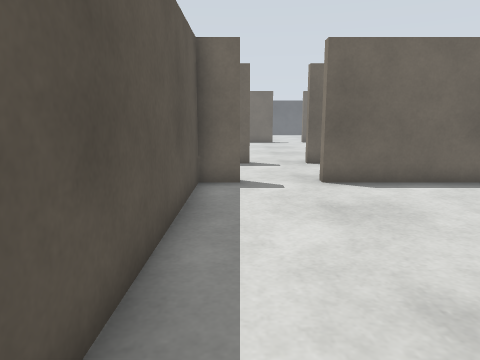
view 1 (above)

21 first-person views from a walk through a Gazebo world. The camera is 0.9 m above the floor, tilts 10° down and sees 70° across. The floor is counted in squares, 0.5 m on a side. Each view is taken from the middle of a square. On the plan, view 1 faces up. The plan holds only what a view shows up to about 17 squares ahead; the rest is blank. The place goes on beyond the plan.

view 2
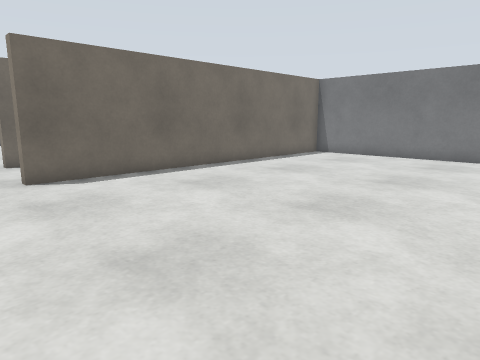

view 3
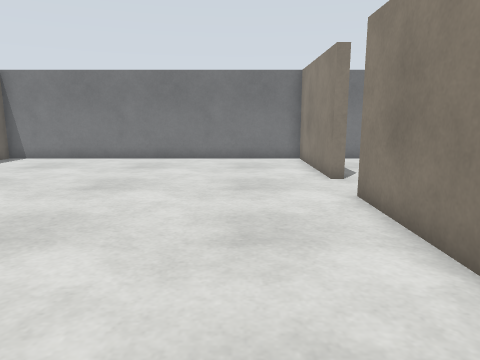

view 4
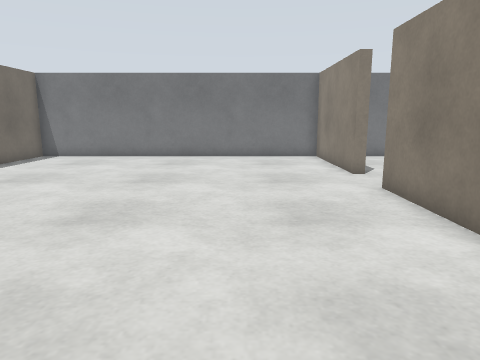

view 5
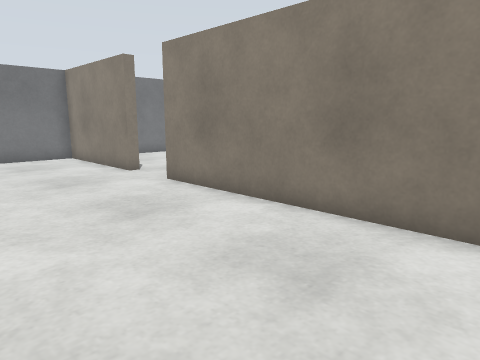

view 6
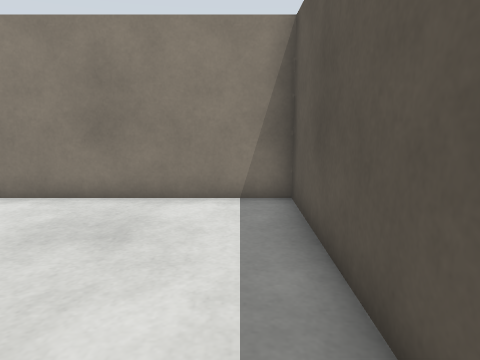

view 7
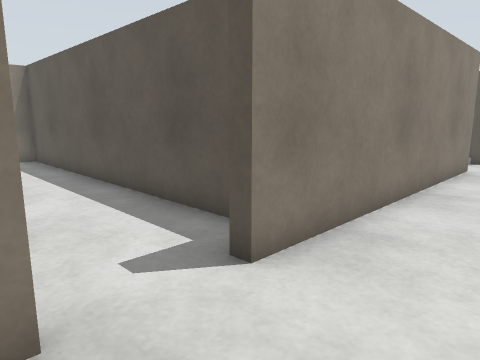

view 8
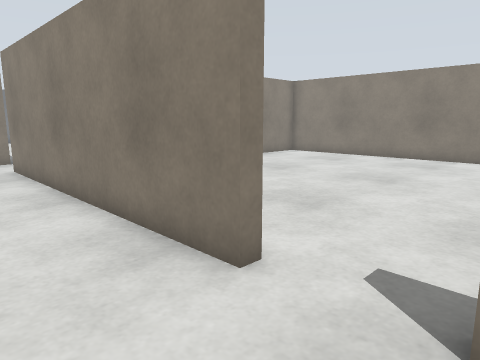

view 9
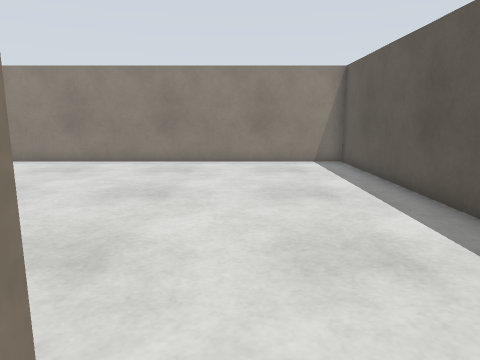

view 10
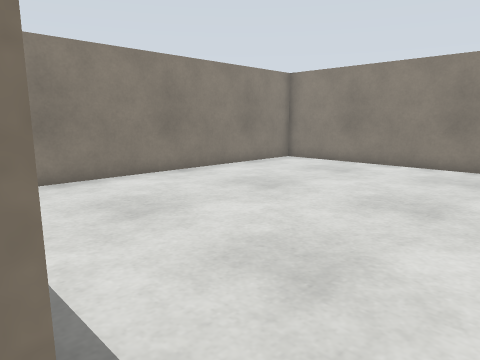

view 11
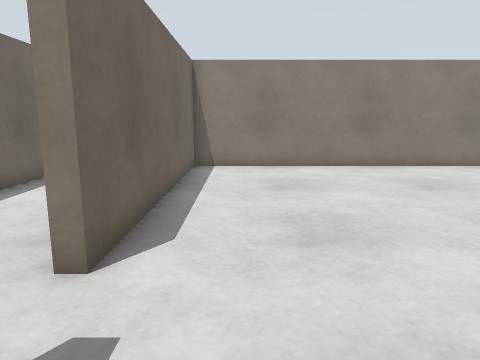

view 12
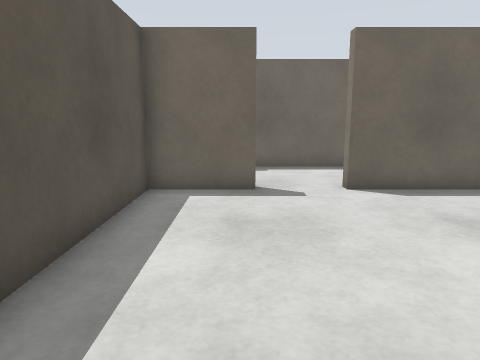

view 13
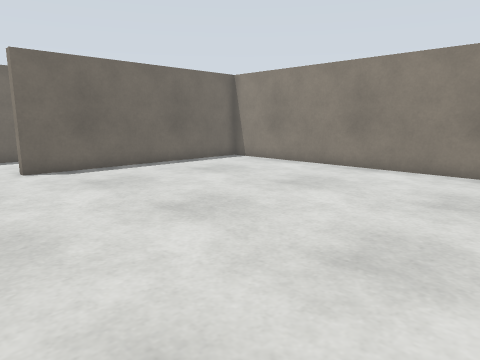

view 14
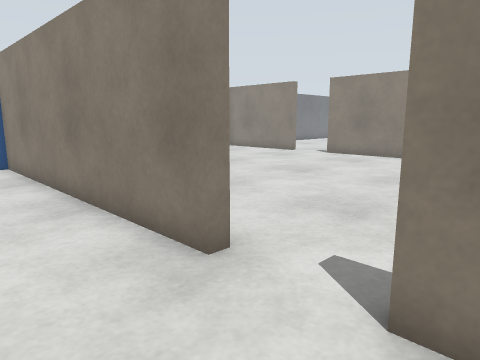

view 15
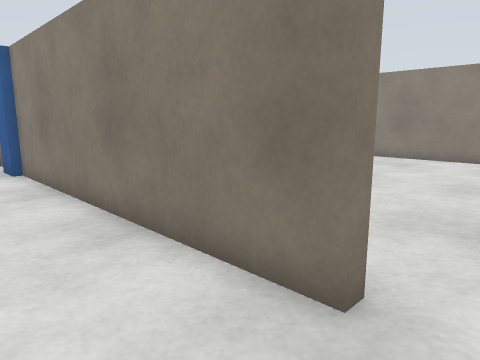

view 16
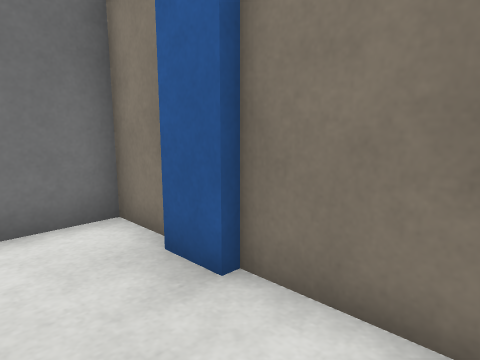

view 17
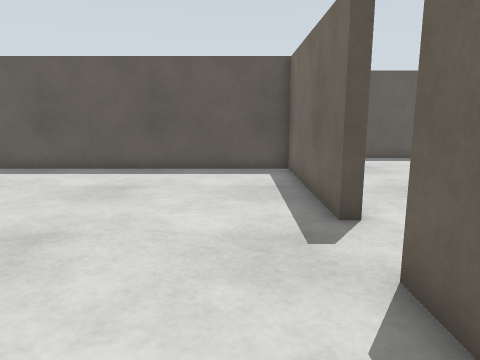

view 18
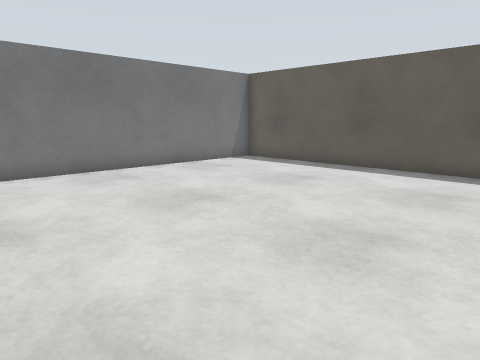

view 19
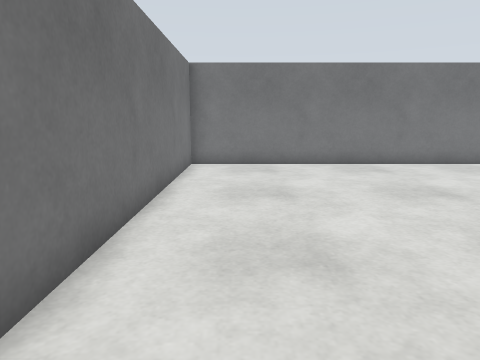

view 20
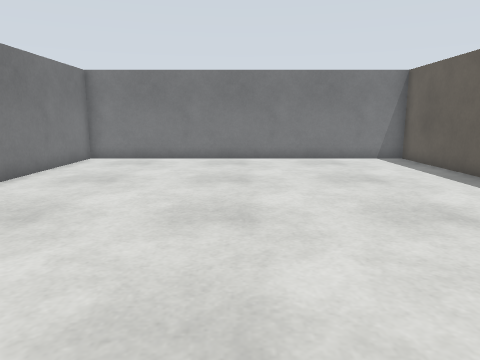

view 21
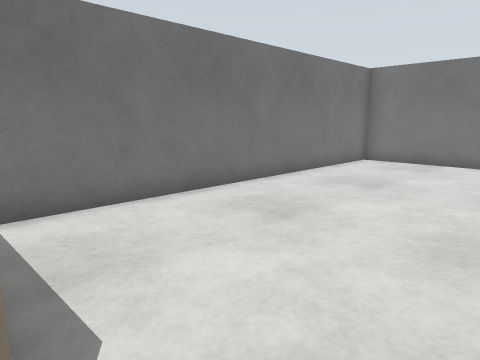

### Floor plan
Ten units are one square. View 1 is at (0, 0); x grows to the right and y downward. Boxes are objects, and circles mark ways between rooms. Rooms are numbered by the first view taken in them; rooms with no view inside come last. Other rooms are left out.
<svg viewBox="-180 -126 355 321">
<path fill="none" stroke="#000" d="M114 38 170 38 170 -98 24 -98 24 -102M0 -102 0 -98 -12 -98 -12 38 90 38M24 -102 135 -102M-164 -95 -164 38 -16 38 -16 -98 -112 -98 -112 -102 0 -102M154 -102 170 -102 170 -121M90 38 90 42 24 42 24 190 170 190 170 51M128 42 114 42 114 38"/>
<rect x="135" y="-115" width="10" height="20" fill="#bbb"><title>blue box</title></rect>
<rect x="-175" y="-105" width="40" height="10" fill="#bbb"><title>beige box</title></rect>
<circle cx="15" cy="-100" r="3" fill="#2a7"/>
<circle cx="105" cy="40" r="3" fill="#2a7"/>
<text x="80" y="-30">1</text>
<text x="-60" y="-60">2</text>
<text x="100" y="110">3</text>
</svg>
Room 1 opens to room 2. Room 1 opens to room 3.

Where each view was taken, in squares from view 1:
view 1: 0 up, 0 right, facing up
view 2: 1 down, 0 right, facing up-right
view 3: 1 down, 1 right, facing right
view 4: 0 up, 0 right, facing right
view 5: 2 up, 0 right, facing down-right
view 6: 4 up, 0 right, facing down
view 7: 13 up, 3 right, facing down-left
view 8: 13 up, 14 left, facing down-right
view 9: 11 up, 12 left, facing down
view 10: 10 up, 12 left, facing down-right
view 11: 8 up, 15 left, facing right
view 12: 1 up, 14 left, facing up
view 13: 3 down, 14 left, facing up-right
view 14: 13 up, 1 left, facing down-right
view 15: 13 up, 1 right, facing down-right
view 16: 13 up, 11 right, facing down-right
view 17: 6 down, 15 right, facing left
view 18: 7 down, 15 right, facing down-left
view 19: 5 down, 15 right, facing down
view 20: 3 down, 10 right, facing down
view 21: 4 down, 10 right, facing down-right
